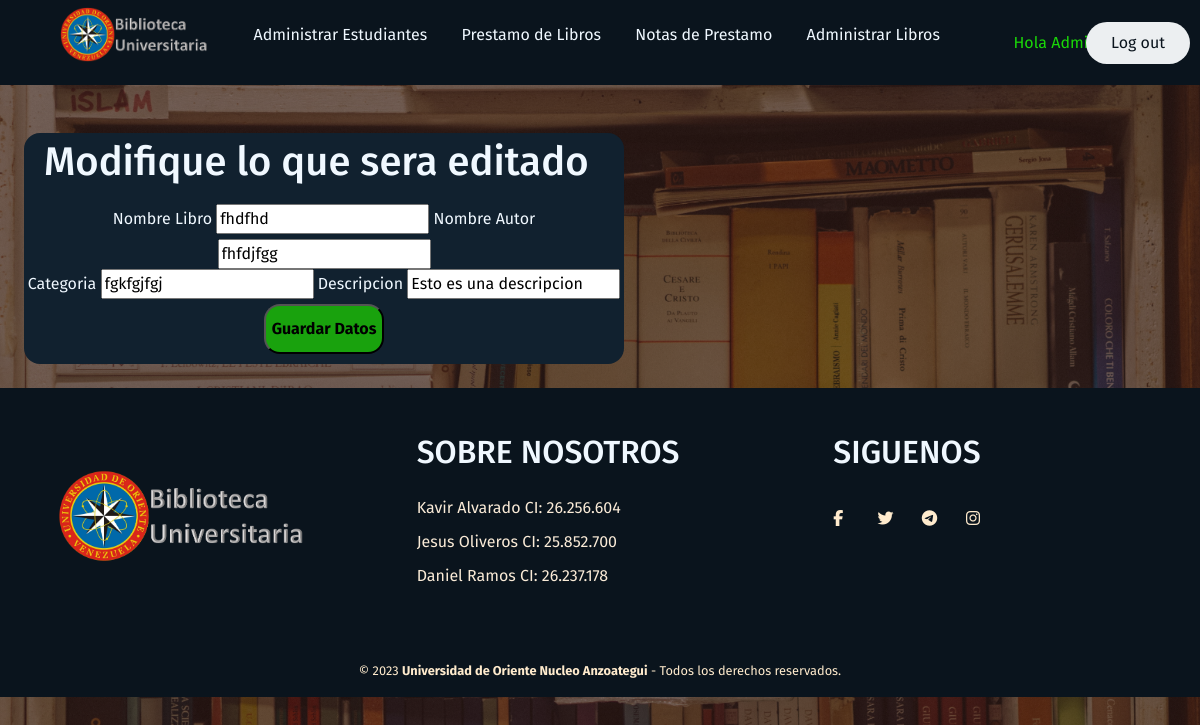
/administrarlibros/editarlibro/gery63663466/ (signed in), run on an earlier commit of the app's database.
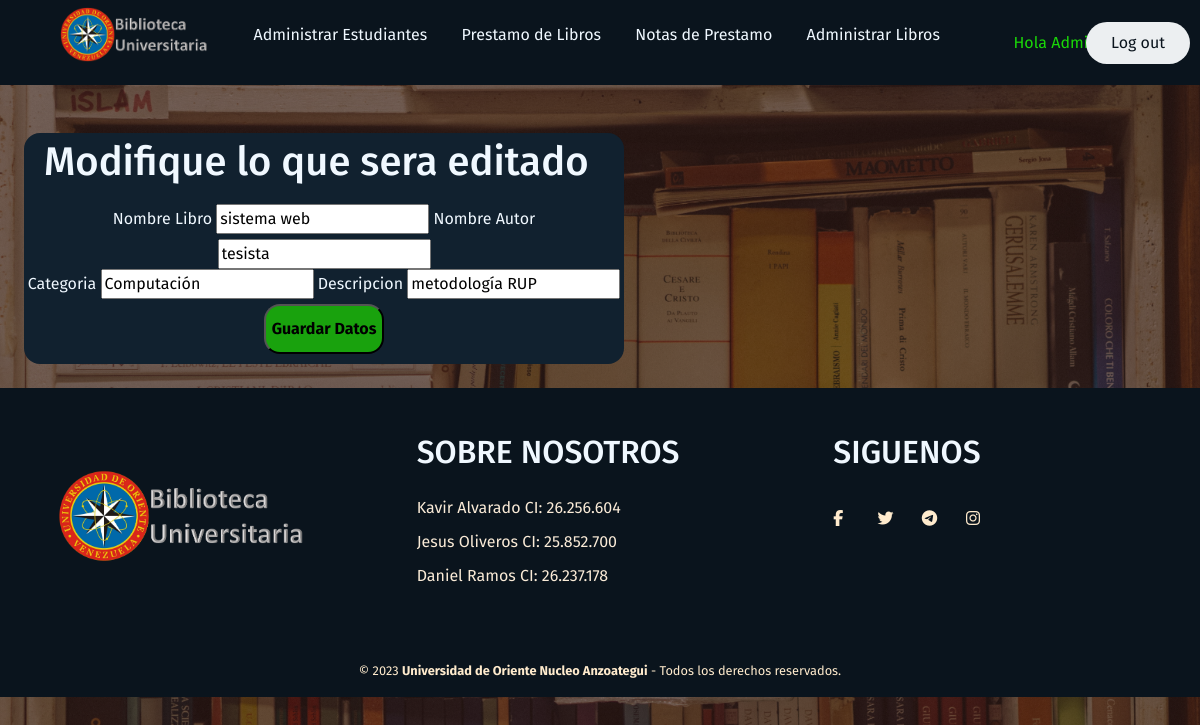
And on a later commit of the database.
### AdministrarLibros/models.py (models this page shows, shortened)
class Libro(models.Model):# Tabla con el nombre Libro
    nombre=models.CharField(max_length=50, verbose_name="Nombre del Libro")
    id=models.CharField(max_length=30, verbose_name="Cota del Libro", primary_key=True)
    autor=models.CharField(max_length=50, verbose_name="Autor del libro")
    tipo=models.CharField(max_length=8, choices=Choice_Libro ,verbose_name="Tipo del libro")
    cantidadint=models.PositiveIntegerField(validators=[MinValueValidator(1)], verbose_name="Copias Internas")
    cantidadext=models.PositiveIntegerField(validators=[MinValueValidator(0)], verbose_name="Copias Externas")
    categoria=models.CharField(max_length=20, verbose_name="Categoria del Libro")
    descripcion = models.CharField(max_length=50, verbose_name="Descripcion del Libro")
    fecha=models.DateTimeField(auto_now_add=True, verbose_name="Fecha del Ingreso")
    class Meta:
        verbose_name='libro'
        verbose_name_plural='libros'

### AdministrarLibros/views.py (the view)
# urls.py: path('editarlibro/<str:id>/', views.editar_libros, name='Editarlibro'),
def editar_libros(request, id):
    try:
        Libros = Libro.objects.get(id = id)
        return render(request, "administrarlibros/editarlibro.html", {'libros': Libros})
    except:
        Libros = Libro.objects.all()
        FormLibro = FormularioLibro()
        return render(request, "administrarlibros/administrarlibros.html", {'formL':FormLibro, 'libros': Libros})

### AdministrarLibros/templates/administrarlibros/editarlibro.html (shortened to what this page needs)
{% extends "base/base.html" %}
{% load static %}
{% block content %}
    <link href="{% static 'Biblioteca/bootstrap.min.css' %}" rel="stylesheet">
    <link rel="stylesheet" href="{% static 'Biblioteca/css/StylesBase.css' %}">
    <link rel="stylesheet" href="{% static 'Biblioteca\css\StylesLibros.css' %}">
    <link rel="stylesheet" href="{% static 'Biblioteca\css\StylesTablas.css' %}">
    {% if user.is_authenticated %}
        {% if user.groups.all %}
            {% for group in user.groups.all %}
                {% if group.name == "WorkerTeam" %}
                <div class="opciones">
                    <div class="box">
                        <h1>Necesita ser Administrador para poder utilizar esta funcion</h1>
                    </div>
                {% endif %}
            {% endfor %}
        {% else %}
            <div class="opciones">
                <div class="box">
                    <h1>Modifique lo que sera editado</h1>
                </div>
                <center><form action="{% url 'LibroEditado' libros.id %}" method="post" style="margin: auto; color: aliceblue;">
                <label for="name">Nombre Libro</label>
                <input type="text" name="txtnom" value="{{ libros.nombre }}" placeholder="Nombre de Libro" required />
                <label for="name">Nombre Autor</label>
                <input type="text" name="txtautor" value="{{ libros.autor }}" placeholder="Nombre de Autor" required />
                <br/>
                <label for="name">Categoria</label>
                <input type="text" name="txtcategory" value="{{ libros.categoria }}" placeholder="Categoria" required />
                <label for="name">Descripcion</label>
                <input type="text" name="txtdescrip" value="{{ libros.descripcion }}" placeholder="Descripcion" required />
                <br/>
                <button type="submit" class="ingresar-button"><strong>Guardar Datos</strong></button>
                </form></center>
            </div>
        {% endif %}
    {% else %}
        <div class="opciones">
            <div class="box">
                <h1>Necesita ser Administrador para poder utilizar esta funcion</h1>
            </div>
        </div>
    {% endif %}
{% endblock %}

What changed in the data, as far as the page shows it:
changed Libro: txtnom "fhdfhd" → "sistema web"; txtautor "fhfdjfgg" → "tesista"; txtcategory "fgkfgjfgj" → "Computación"; txtdescrip "Esto es una descripcion" → "metodología RUP"
